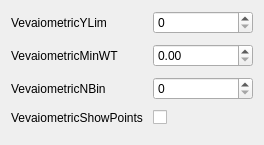
             <widget class="QWidget" name="showplotsScrollAreaWidgetContents">
              <property name="geometry">
               <rect>
                <x>0</x>
                <y>0</y>
                <width>264</width>
                <height>145</height>
               </rect>
              </property>
              <layout class="QGridLayout" name="gridLayout_39">
               <item row="0" column="0">
                <layout class="QFormLayout" name="showplotsFormLayout">
                 <property name="horizontalSpacing">
                  <number>10</number>
                 </property>
                 <property name="verticalSpacing">
                  <number>10</number>
                 </property>
                 <item row="0" column="0">
                  <widget class="QLabel" name="vevaiometricYLimLabel">
                   <property name="text">
                    <string>VevaiometricYLim</string>
                   </property>
                  </widget>
                 </item>
                 <item row="0" column="1">
                  <widget class="QSpinBox" name="VevaiometricYLim"/>
                 </item>
                 <item row="1" column="0">
                  <widget class="QLabel" name="vevaiometricMinWTLabel">
                   <property name="text">
                    <string>VevaiometricMinWT</string>
                   </property>
                  </widget>
                 </item>
                 <item row="1" column="1">
                  <widget class="QDoubleSpinBox" name="VevaiometricMinWT"/>
                 </item>
                 <item row="2" column="0">
                  <widget class="QLabel" name="vevaiometricNBinLabel">
                   <property name="text">
                    <string>VevaiometricNBin</string>
                   </property>
                  </widget>
                 </item>
                 <item row="2" column="1">
                  <widget class="QSpinBox" name="VevaiometricNBin"/>
                 </item>
                 <item row="3" column="0">
                  <widget class="QLabel" name="vevaiometricShowPointsLabel">
                   <property name="text">
                    <string>VevaiometricShowPoints</string>
                   </property>
                  </widget>
                 </item>
                 <item row="3" column="1">
                  <widget class="QCheckBox" name="VevaiometricShowPoints"/>
                 </item>
                </layout>
               </item>
              </layout>
             </widget>
